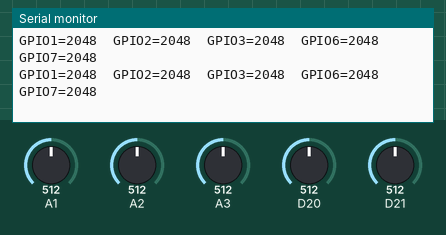
This sketch was run on a simulated Arduino Zero (SAMD21). On the bench: the last lines printed to the serial monitor. The inputs (shaded band) are chosen by the test bench; at power-on: A1 = 512, A2 = 512, A3 = 512, D20 = 512, D21 = 512 (analog values on the 0–1023 scale).

Above: at 1.7 s.
1.8 s: A1 set to 716
At 2.4 s:
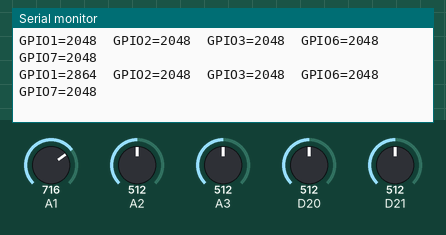
3.3 s: A2 set to 716
At 3.9 s:
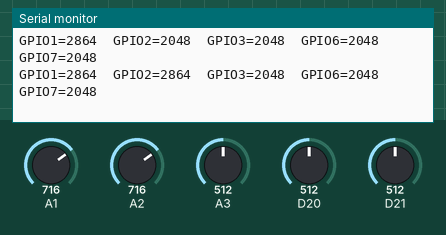
4.8 s: A3 set to 716
At 5.3 s:
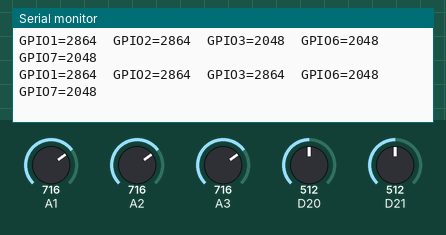
6.3 s: D20 set to 716
At 6.9 s:
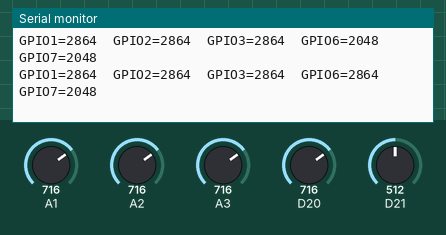
7.8 s: D21 set to 716
At 8.4 s:
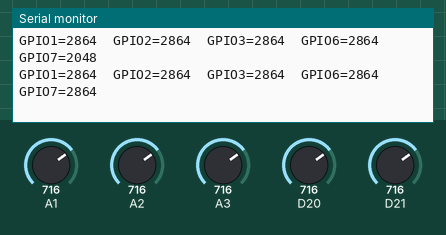
9.3 s: A1 set to 992
At 9.9 s:
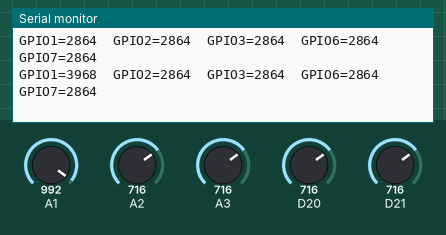
Timing chart, 0 to 11.8 s (numbered marks = the images above; inputs shaded):
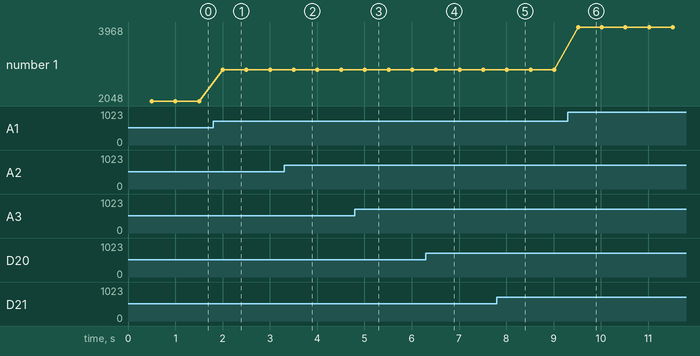

The sketch:

ADC_Scanner.ino
```cpp
// GrowthPulse bench diagnostic: ADC scanner.
// Prints several analog pins side by side so you can see which one responds.
// Jumper test: touch 3V3 to a pin (expect ~4095) or GND (expect ~0).
const int PINS[] = {1, 2, 3, 6, 7};
const int N = 5;

void setup() {
  Serial.begin(115200);
  analogReadResolution(12);
  delay(500);
  Serial.println();
  Serial.println("ADC scanner. Touch 3V3 to a pin; its number should jump to ~4095.");
}

void loop() {
  for (int i = 0; i < N; i++) {
    Serial.print("GPIO");
    Serial.print(PINS[i]);
    Serial.print("=");
    Serial.print(analogRead(PINS[i]));
    Serial.print("\t");
  }
  Serial.println();
  delay(500);
}
```

Measured:
- after the input at 1.8 s, the serial monitor: prints a new line after 0.20 s (image 1)
- after the input at 3.3 s, the serial monitor: prints a new line after 0.21 s (image 2)
- after the input at 4.8 s, the serial monitor: prints a new line after 0.21 s (image 3)
- after the input at 6.3 s, the serial monitor: prints a new line after 0.21 s (image 4)
- after the input at 7.8 s, the serial monitor: prints a new line after 0.21 s (image 5)
- after the input at 9.3 s, the serial monitor: prints a new line after 0.22 s (image 6)
- plotted number 1: 2048 → 2864 after the input at 1.8 s, 2864 → 3968 after the input at 9.3 s
